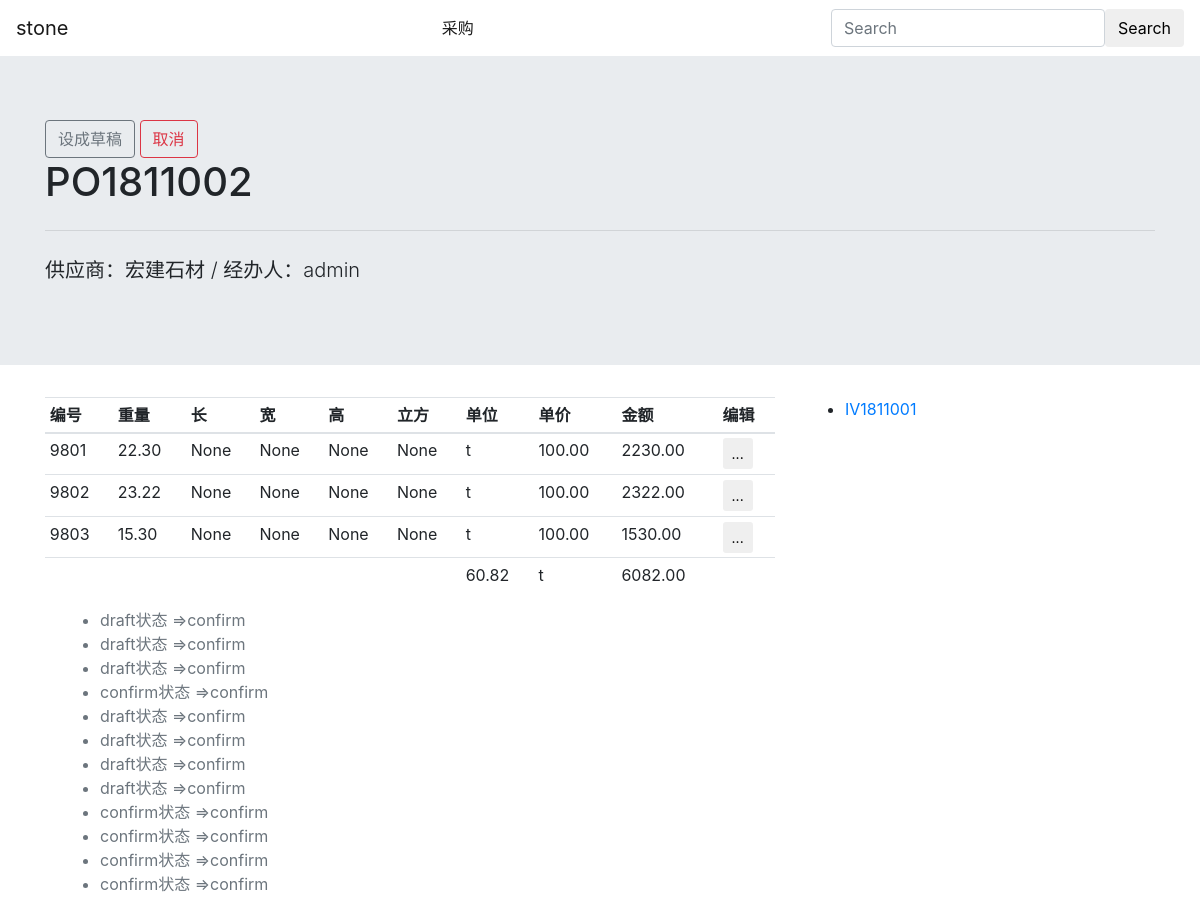
Page /purchase/order/2/ (upper part) on the earlier database version.
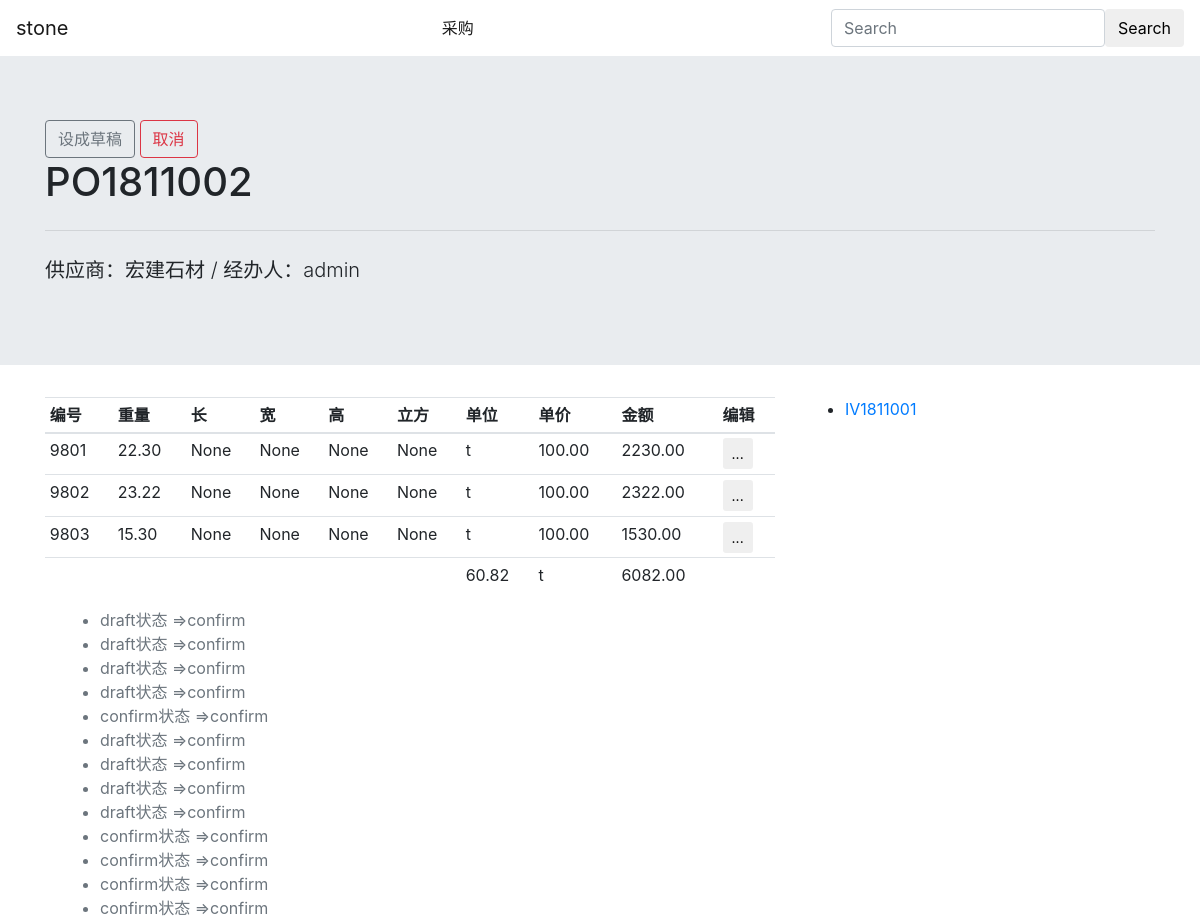
Same page on the later database version.
### purchase/models.py (models this page shows)
class PurchaseOrderItem(models.Model):
    name = models.CharField('编号', max_length=20, unique=True)
    type = models.CharField('类型', max_length=10, default='block')
    order = models.ForeignKey('PurchaseOrder', on_delete=models.CASCADE, related_name='items', verbose_name='订单',
                              blank=True, null=True)
    product = models.ForeignKey('product.Product', on_delete=models.CASCADE, verbose_name='编号', blank=True, null=True)
    price = models.DecimalField('单价', max_digits=8, decimal_places=2)
    uom = models.CharField('计量单位', null=False, choices=UOM_CHOICES, max_length=10, default='t')
    weight = models.DecimalField('重量', max_digits=5, decimal_places=2, null=True)
    long = models.IntegerField('长', null=True, blank=True)
    width = models.IntegerField('宽', null=True, blank=True)
    height = models.IntegerField('高', null=True, blank=True)
    m3 = models.DecimalField('立方', null=True, max_digits=5, decimal_places=2, blank=True)
    entry = models.ForeignKey(User, related_name='%(class)s_entry',
                              verbose_name='登记人', on_delete=models.SET_NULL, null=True, blank=True)
    class Meta:
        verbose_name = '采购订单行'
        ordering = ['order']
    def get_quantity(self):
        return self.weight if self.uom == 't' else self.m3
    def get_amount(self):
        quantity = self.weight if self.uom == 't' else self.m3
        return Decimal('{0:.2f}'.format(quantity * self.price))

### comment/models.py (models this page shows)
class Comment(models.Model):
    user = models.ForeignKey('auth.User', on_delete=models.CASCADE, verbose_name='用户')
    created = models.DateTimeField('创建时间', auto_now_add=True)
    updated = models.DateTimeField('更新时间', auto_now=True)
    comment = models.TextField('内容')
    content_type = models.ForeignKey(ContentType, on_delete=models.CASCADE)
    object_id = models.PositiveIntegerField()
    object = GenericForeignKey('content_type', 'object_id')
    class Meta:
        verbose_name = '评论信息'
        ordering = ('-created',)

### invoice/models.py (models this page shows, shortened)
class OrderInvoiceThrough(models.Model):
    content_type = models.ForeignKey(ContentType, on_delete=models.CASCADE)
    object_id = models.PositiveIntegerField()
    order = GenericForeignKey('content_type', 'object_id')
    invoice = models.ForeignKey('Invoice', on_delete=models.CASCADE, verbose_name='账单', related_name='to_order')
    class Meta:
        verbose_name = '订单与账单关系'

class Invoice(models.Model):
    state = models.CharField('状态', max_length=10, choices=STATE_CHOICES, default='draft')
    order = OrderField(order_str='IV', max_length=26, default='New', db_index=True, verbose_name='订单号码')
    created = models.DateTimeField('创建时间', auto_now_add=True)
    updated = models.DateTimeField('更新时间', auto_now=True)
    from_order = models.ManyToManyField('OrderInvoiceThrough', verbose_name='对应订单', related_name='to_invoice')
    date = models.DateField('日期')
    due_date = models.DateField('到期日', blank=True, null=True)
    partner = models.ForeignKey('partner.Partner', on_delete=models.SET_NULL, null=True, blank=True,
                                verbose_name='对方', related_name='%(class)s_partner')
    entry = models.ForeignKey('auth.User', on_delete=models.CASCADE, related_name='%(class)s_entry', verbose_name='登记')
    usage = models.CharField('款项用途', choices=USAGE_CHOICES, null=False, max_length=20, default='货款')
    type = models.CharField('支付/收款', choices=TYPE_CHOICES, null=False, max_length=2, default='-1')
    is_paid = models.BooleanField('付讫', default=False)
    comments = GenericRelation('comment.Comment')
    class Meta:
        verbose_name = '账单'
        ordering = ('-created',)
    def get_absolute_url(self):
        return reverse('invoice_detail', args=[self.id])
    def __str__(self):
        return self.order

### purchase/views.py (the view, shortened to what this page needs)
# urls.py: path('order/<pk>/', views.PurchaseOrderDetailView.as_view(), name='purchase_order_detail'),
class PurchaseOrderDetailView(StateChangeMixin, DetailView):
    model = PurchaseOrder
    template_name = 'purchase/order/detail.html'
    def get_context_data(self, **kwargs):
        items = self.object.items.all()
        comments = self.object.comments.all()
        return super(PurchaseOrderDetailView, self).get_context_data(**kwargs)

### purchase/forms.py
class StateForm(forms.Form):
    state = forms.BooleanField(widget=forms.HiddenInput)

### partner/models.py (called while the page is built)
    def __str__(self):
        if self.is_company:
            return '{}'.format(self.name)
        else:
            return '{} {}'.format(self.name, self.get_title())

### purchase/models.py (called while the page is built)
    def get_quantity(self):
        return sum(item.get_quantity() for item in self.items.all())

    def get_amount(self):
        return sum(item.get_amount() for item in self.items.all())

### purchase/views.py (called while the page is built)
    def get_btn_visible(self, state):
        return {s: s != state for s in ('draft', 'confirm', 'cancel')}

    def get_context_data(self, **kwargs):
        state_form = StateForm()
        state = self.object.state
        kwargs.update({'state_form': state_form,
                       'btn_visible': self.get_btn_visible(state)})
        return super(StateChangeMixin, self).get_context_data(**kwargs)

### purchase/templates/purchase/order/detail.html (shortened to what this page needs)
{% extends "base.html" %}
{% load crispy_forms_tags %}
{% block banner-title %}{{ object.order }}{% endblock %}
{% block bnaner-content %}
    供应商：{{ object.partner }} / 经办人：{{ object.handler }}
{% endblock %}
{% block btn %}
    {% if state_form %}
        <form action="" method="post">
            {% if btn_visible.draft %}
                <input type="submit" class="btn btn-outline-secondary" value="设成草稿" name="draft">
            {% endif %}
            {% if btn_visible.cancel %}
                <input type="submit" class="btn btn-outline-danger" value="取消" name="cancel">
            {% endif %}
        </form>
    {% endif %}
{% endblock %}
{% block content %}
    <table class="table table-sm">
        <thead>
        <tr>
            <th>编号</th>
            <th>重量</th>
            <th>长</th>
            <th>宽</th>
            <th>高</th>
            <th>立方</th>
            <th>单位</th>
            <th>单价</th>
            <th>金额</th>
            <th>编辑</th>
        </tr>
        </thead>
        <tbody>
        {% for object in object.items.all %}
            <tr id="block_list_tr">
                <td>{{ object.name }}</td>
                <td>{{ object.weight }}</td>
                <td>{{ object.long }}</td>
                <td>{{ object.width }}</td>
                <td>{{ object.height }}</td>
                <td>{{ object.m3 }}</td>
                <td>{{ object.uom }}</td>
                <td>{{ object.price }}</td>
                <td>{{ object.get_amount }}</td>
                <td>
                    <div class="dropdown">
                        <button type="button" class="btn btn-sm " data-toggle="dropdown"
                                aria-haspopup="true" aria-expanded="false">
                            ...
                        </button>
                    </div>
                </td>
            </tr>
        {% endfor %}
        </tbody>
        <tfoot>
        <tr>
            <td></td>
            <td></td>
            <td></td>
            <td></td>
            <td></td>
            <td></td>
            <td>{{ object.get_quantity }}</td>
            <td>{{ object.uom }}</td>
            <td>{{ object.get_amount }}</td>
            <td></td>
        </tr>
        </tfoot>
    </table>
{% endblock %}
{% block siderbar %}
    <ul class="list_group">
    {% for invoice in object.invoices.all %}
        <li class="list_group_item"><a href="{{ invoice.invoice.get_absolute_url }}">{{ invoice.invoice }}</a></li>
    {% endfor %}
    </ul>
{% endblock %}

### templates/comment.html
{% if object %}
    <div class="album text-muted">
    <div class="container">
        <ul>
            {% for comment in object.comments.all %}
            <li>{{ comment.comment }}</li>
            {% endfor %}
        </ul>
    </div>
    </div>
{% endif %}

Differences in the rows shown:
added Comment: comment "draft状态 =>confirm"
